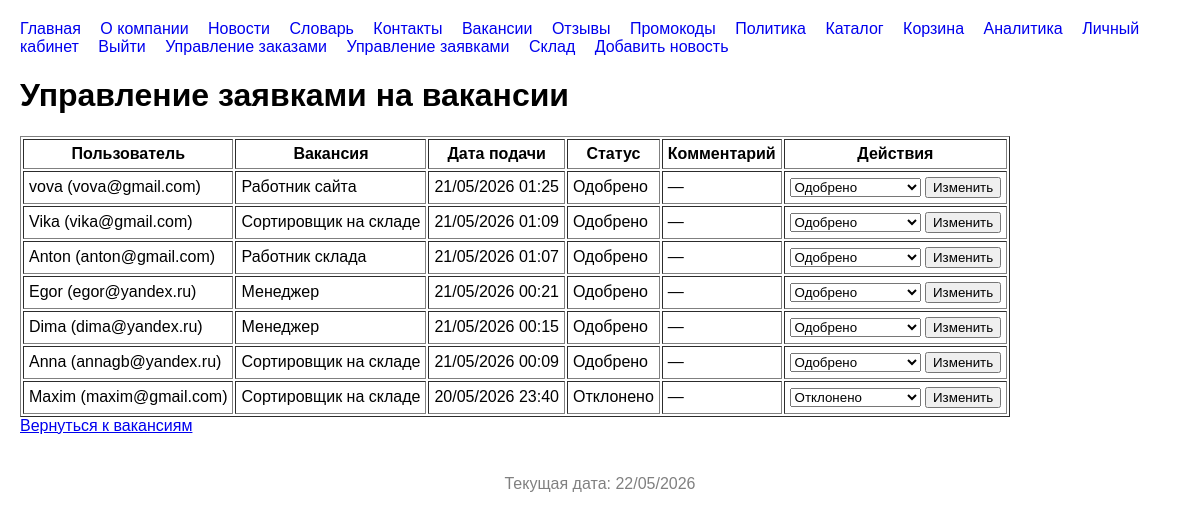
Before: /manage-applications/ (signed in) with the older database file.
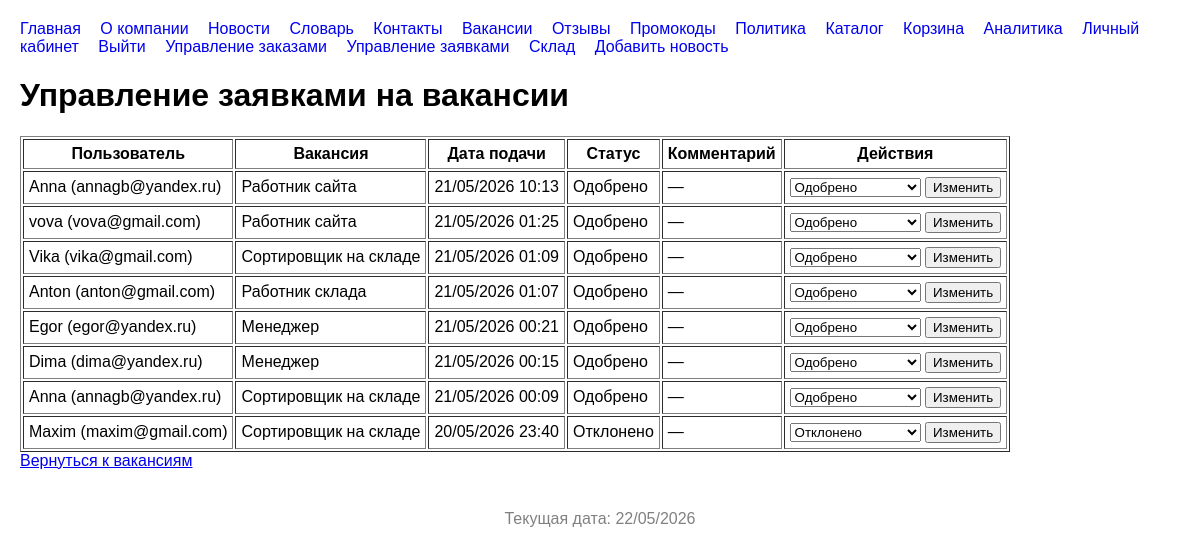
After: the same page with the newer database file.
### store/models.py (models this page shows, shortened)
class JobApplication(models.Model):
    STATUS_CHOICES = [
        ('pending', 'На рассмотрении'),
        ('approved', 'Одобрено'),
        ('rejected', 'Отклонено'),
    ]
    user = models.ForeignKey(User, on_delete=models.CASCADE, related_name='job_applications')
    vacancy = models.ForeignKey(Vacancy, on_delete=models.CASCADE, related_name='applications')
    status = models.CharField(max_length=20, choices=STATUS_CHOICES, default='pending')
    created_at = models.DateTimeField(auto_now_add=True)
    comment = models.TextField(blank=True, verbose_name='Комментарий к заявке')
    class Meta:
        unique_together = ('user', 'vacancy')  # чтобы один пользователь не мог подать повторно на ту же вакансию

class User(AbstractUser):
    phone_regex = RegexValidator(
        regex=r'^\+375 \(29\) \d{3}-\d{2}-\d{2}$',
        message="Номер телефона должен быть в формате +375 (29) XXX-XX-XX"
    )
    phone = models.CharField(validators=[phone_regex], max_length=20, unique=True)
    birth_date = models.DateField(null=True, blank=True)
    is_manager = models.BooleanField(default=False, verbose_name='Статус менеджера')
    is_warehouse = models.BooleanField(default=False, verbose_name='Сотрудник склада')
    is_editor = models.BooleanField(default=False, verbose_name='Редактор сайта')
    timezone = models.CharField(
        max_length=50,
        choices=[(tz, tz) for tz in pytz.common_timezones],
        default='UTC',
        verbose_name='Часовой пояс'
    )

class Vacancy(models.Model):
    title = models.CharField(max_length=150)
    description = models.TextField()
    posted_at = models.DateTimeField(auto_now_add=True)

### store/views.py (the view)
# urls.py: path('manage-applications/', views.manage_applications, name='manage_applications'),
@staff_member_required
def manage_applications(request):
    applications = JobApplication.objects.select_related('user', 'vacancy').all().order_by('-created_at')
    return render(request, 'manage_applications.html', {'applications': applications})

### templates/manage_applications.html (shortened to what this page needs)
{% extends 'base.html' %}
{% block content %}
<h1>Управление заявками на вакансии</h1>
<table border="1" cellpadding="5">
    <thead>
        <tr><th>Пользователь</th><th>Вакансия</th><th>Дата подачи</th><th>Статус</th><th>Комментарий</th><th>Действия</th></tr>
    </thead>
    <tbody>
        {% for app in applications %}
        <tr>
            <td>{{ app.user.username }} ({{ app.user.email }})</td>
            <td>{{ app.vacancy.title }}</td>
            <td>{{ app.created_at|date:"d/m/Y H:i" }}</td>
            <td>{{ app.get_status_display }}</td>
            <td>{{ app.comment|default:"—" }}</td>
            <td>
                <form method="post" action="{% url 'update_application' app.id %}">
                    <select name="status">
                        <option value="approved" {% if app.status == 'approved' %}selected{% endif %}>Одобрено</option>
                        <option value="rejected" {% if app.status == 'rejected' %}selected{% endif %}>Отклонено</option>
                    </select>
                    <button type="submit">Изменить</button>
                </form>
            </td>
        </tr>
        {% endfor %}
    </tbody>
</table>
<a href="{% url 'vacancies' %}">Вернуться к вакансиям</a>
{% endblock %}

Changed rows visible on the page:
added JobApplication: user.username "Anna", user.email "annagb@yandex.ru", vacancy "Работник сайта", created_at "21/05/2026 10:13", status "Одобрено", comment "—"
